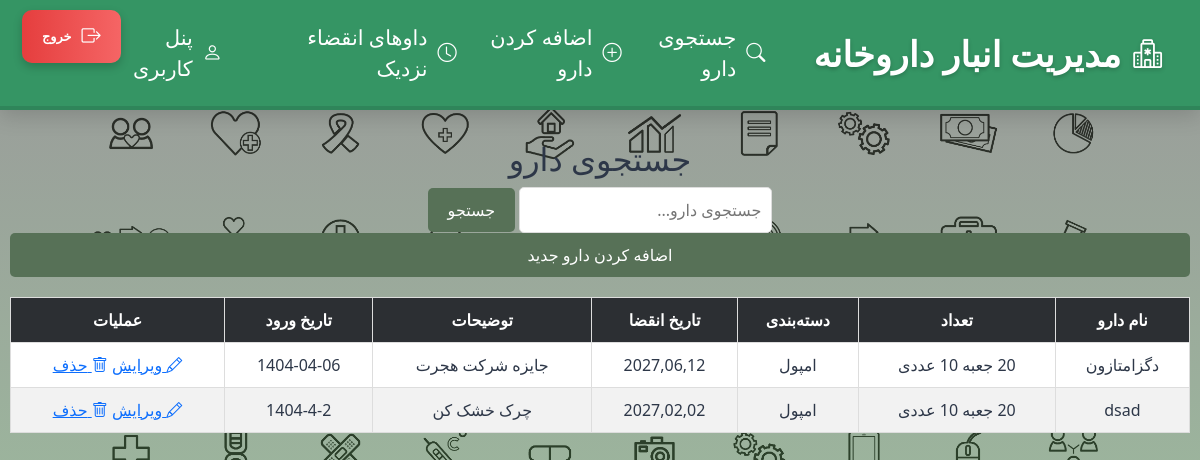
The page /search-drug (signed in) on the database as committed earlier.
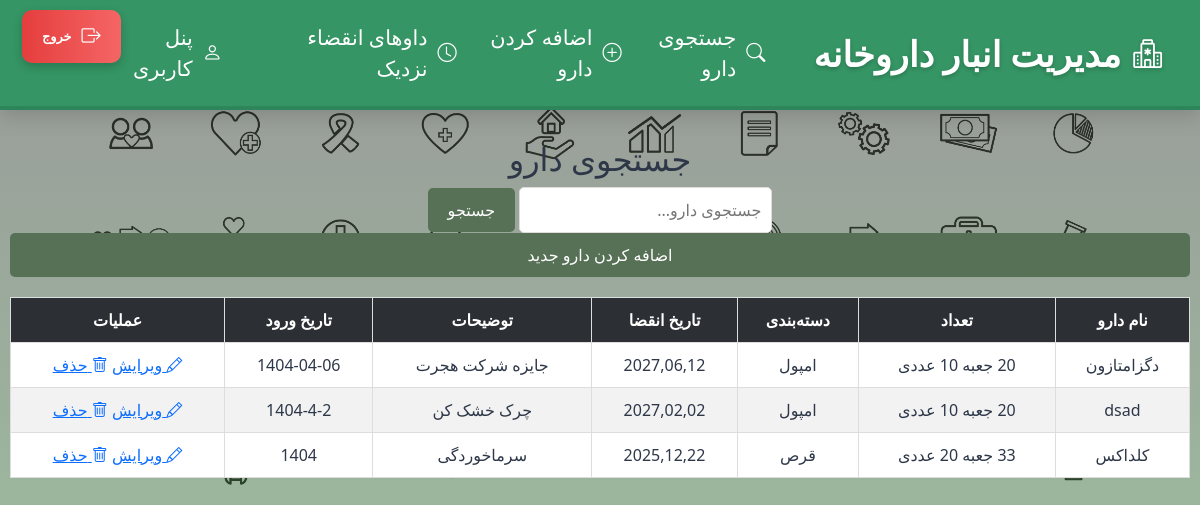
The same page on the database as committed later.
### index_module/models.py (models this page shows, shortened)
class Drugs(models.Model):
    name = models.CharField(max_length=200, verbose_name='نام دارو')
    category = models.CharField(max_length=200, verbose_name='دسته بندی دارو', null=True, blank=True)
    expiration_date = models.DateField(verbose_name='تاریخ انقضا دارو', null=True, blank=True)
    number = models.CharField(max_length=200 , verbose_name='تعداد دارو')
    description = models.CharField(max_length=400, verbose_name='توضیحات برای این دارو', null=True, blank=True)
    date_in_warehouse = models.CharField(max_length=200,verbose_name='تاریخ ورود دارو به انبار', null=True, blank=True)
    user = models.ForeignKey(settings.AUTH_USER_MODEL, on_delete=models.CASCADE, related_name='drugs', null=True)
    class Meta:
        verbose_name = 'داروها'
        verbose_name_plural = 'داروهای داروخانه'

### index_module/views.py (the view)
# urls.py: path('search-drug' , views.SearchDrugView.as_view() , name = 'search_drug'),
class SearchDrugView(LoginRequiredMixin, ListView):
    model = Drugs
    template_name = 'index_module/search_medicine.html'
    context_object_name = 'medicines'
    paginate_by = 5
    def get_queryset(self):
        query = self.request.GET.get('medicine_name', '')
        if query:
            objects = Drugs.objects.filter(name__icontains=query, user=self.request.user)
        else:
            objects = Drugs.objects.filter(user=self.request.user)
        return objects
    def get_context_data(self, **kwargs):
        context = super().get_context_data(**kwargs)
        context['search_query'] = self.request.GET.get('medicine_name', '')
        if context['search_query'] and len(self.get_queryset()) == 0:
            context['is_empty'] = True
        return context

### index_module/templates/index_module/search_medicine.html (shortened to what this page needs)
{% extends 'shared/base.html' %}
{% load static %}
{% block content %}
    <div class="table-container">
        <h2>جستجوی دارو</h2>
        <form method="get">
            <div>
                <input type="text" name="medicine_name" placeholder="جستجوی دارو..." value="{{ search_query }}" style="padding: 10px; border: 1px solid #ddd; border-radius: 5px; flex: 1;">
                <button type="submit" style="background: #577157; border: none; padding: 10px 20px; border-radius: 5px; color: #ffffff; transition: all 0.3s ease;">جستجو</button>
            </div>
        </form>
        <a href="{% url 'add_drug' %}" style="background: #577157; border: none; padding: 10px 20px; border-radius: 5px; color: #ffffff; text-decoration: none; transition: all 0.3s ease; display: block; margin-bottom: 20px;">اضافه کردن دارو جدید</a>
        {% if medicines %}
            <table>
                <thead>
                    <tr>
                        <th>نام دارو</th>
                        <th>تعداد</th>
                        <th>دسته‌بندی</th>
                        <th>تاریخ انقضا</th>
                        <th>توضیحات</th>
                        <th>تاریخ ورود</th>
                        <th>عملیات</th>
                    </tr>
                </thead>
                <tbody>
                    {% for medicine in medicines %}
                       <tr>
                            <td title="{{ medicine.name }}">{{ medicine.name|truncatechars:15}}</td>
                            <td title="{{ medicine.number }}">{{ medicine.number|truncatechars:15 }}</td>
                            <td title="{{ medicine.category }}">{{ medicine.category|default:"دسته بندی ندارد"|truncatechars:15 }}</td>
                            <td title="{{ medicine.expiration_date }}">{{ medicine.expiration_date|date:"Y,m,d" |default:"تاریخ انقضا ندارد"|truncatechars:15}}</td>
                            <td title="{{ medicine.description }}">{{ medicine.description|default:"توضیحات ندارد"|truncatechars:15 }}</td>
                            <td title="{{ medicine.date_in_warehouse }}">{{ medicine.date_in_warehouse|default:"تاریخ ورود به انبار وجود ندارد"|truncatechars:15 }}</td>
                            <td class="action-links">
                                <a href="{% url 'edit_drug' medicine.id %}"><i class="bi bi-pencil"></i> ویرایش</a>
                                <a href="{% url 'delete_drug' medicine.id %}"><i class="bi bi-trash"></i> حذف</a>
                            </td>
                        </tr>
                    {% endfor %}
                </tbody>
            </table>
        {% endif %}
    </div>
{% endblock %}

Rows that differ between the two databases and show on the page:
added Drugs: name "کلداکس", number "33 جعبه 20 عددی", category "قرص", expiration_date "2025,12,22", description "سرماخوردگی", date_in_warehouse "1404"
